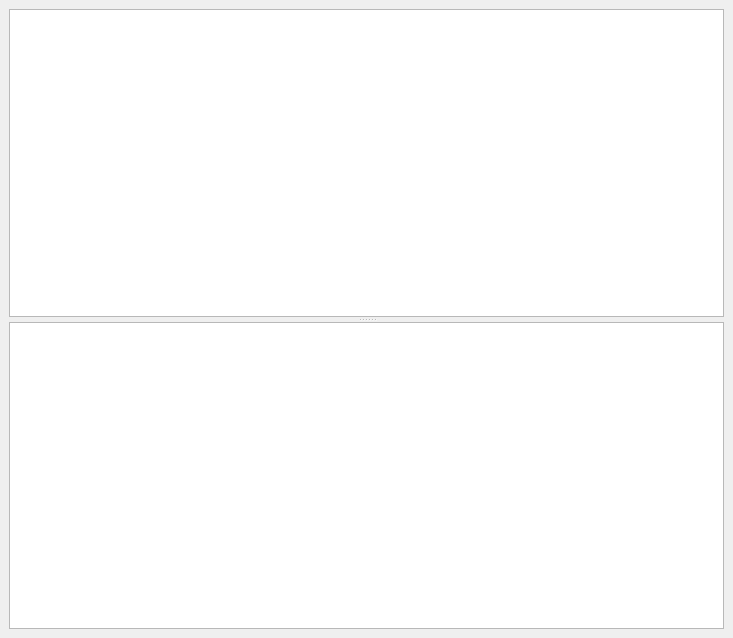
<?xml version="1.0" encoding="UTF-8"?>
<ui version="4.0">
 <class>ProcessMgr</class>
 <widget class="QWidget" name="ProcessMgr">
  <property name="geometry">
   <rect>
    <x>0</x>
    <y>0</y>
    <width>733</width>
    <height>638</height>
   </rect>
  </property>
  <property name="sizePolicy">
   <sizepolicy hsizetype="Preferred" vsizetype="Preferred">
    <horstretch>0</horstretch>
    <verstretch>0</verstretch>
   </sizepolicy>
  </property>
  <property name="windowTitle">
   <string>Form</string>
  </property>
  <layout class="QHBoxLayout" name="horizontalLayout">
   <property name="spacing">
    <number>6</number>
   </property>
   <property name="leftMargin">
    <number>9</number>
   </property>
   <property name="topMargin">
    <number>9</number>
   </property>
   <property name="rightMargin">
    <number>9</number>
   </property>
   <property name="bottomMargin">
    <number>9</number>
   </property>
   <item>
    <widget class="QSplitter" name="splitter">
     <property name="sizePolicy">
      <sizepolicy hsizetype="Preferred" vsizetype="Expanding">
       <horstretch>0</horstretch>
       <verstretch>0</verstretch>
      </sizepolicy>
     </property>
     <property name="lineWidth">
      <number>1</number>
     </property>
     <property name="orientation">
      <enum>Qt::Vertical</enum>
     </property>
     <property name="opaqueResize">
      <bool>true</bool>
     </property>
     <property name="handleWidth">
      <number>5</number>
     </property>
     <widget class="QTreeView" name="processView">
      <property name="enabled">
       <bool>true</bool>
      </property>
     </widget>
     <widget class="QTreeView" name="moduleView">
      <property name="sizePolicy">
       <sizepolicy hsizetype="Expanding" vsizetype="Expanding">
        <horstretch>0</horstretch>
        <verstretch>0</verstretch>
       </sizepolicy>
      </property>
      <property name="indentation">
       <number>20</number>
      </property>
      <attribute name="headerMinimumSectionSize">
       <number>25</number>
      </attribute>
     </widget>
    </widget>
   </item>
  </layout>
 </widget>
 <resources/>
 <connections/>
</ui>
